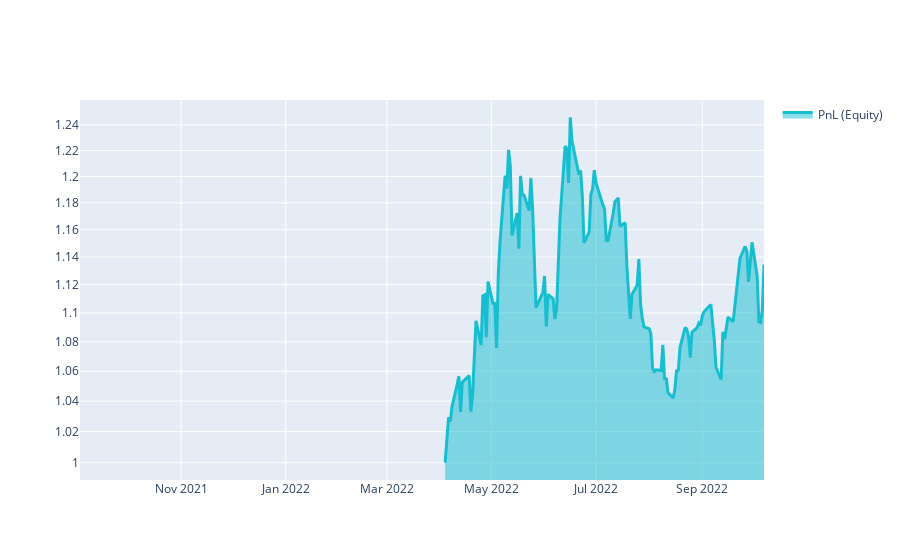

The notebook cell this image was saved under:
### Markdown cell above
# Q18 Quick Start

This template shows you the basic steps for taking part to the **Q18 NASDAQ-100 Stock Long-Short contest**.

### Code cell
import xarray as xr

import qnt.ta as qnta
import qnt.data as qndata
import qnt.output as qnout
import qnt.stats as qns

data = qndata.stocks.load_ndx_data(min_date="2021-09-03")

close     = data.sel(field="close")
is_liquid = data.sel(field="is_liquid")
sma_slow  = qnta.sma(close, 200)
sma_fast  = qnta.sma(close, 15)
weights   = xr.where(sma_slow < sma_fast, 1, -1)
weights   = weights * is_liquid

weights = qnout.clean(weights, data, "stocks_nasdaq100")

# calc stats
stats = qns.calc_stat(data, weights.sel(time=slice("2022-04-03", None)))
display(stats.to_pandas().tail())

# graph
performance = stats.to_pandas()["equity"]
import qnt.graph as qngraph

qngraph.make_plot_filled(performance.index, performance, name="PnL (Equity)", type="log")

### Figure 1 — Plotly figure (JSON) as saved in the notebook; plotly's stock layout.template omitted (floating-point values rounded to 4 significant figures; data arrays with more than 128 entries replaced by an {"elided": "..."} marker saying what was removed)
{"data": [{"fill": "tonexty", "line": {"color": "#17BECF", "width": 3}, "name": "PnL (Equity)", "type": "scatter", "x": {"elided": "276 str values"}, "y": {"elided": "276 float values"}}], "layout": {"showlegend": true, "yaxis": {"range": [-0.004777, 0.1003], "type": "log"}}}
